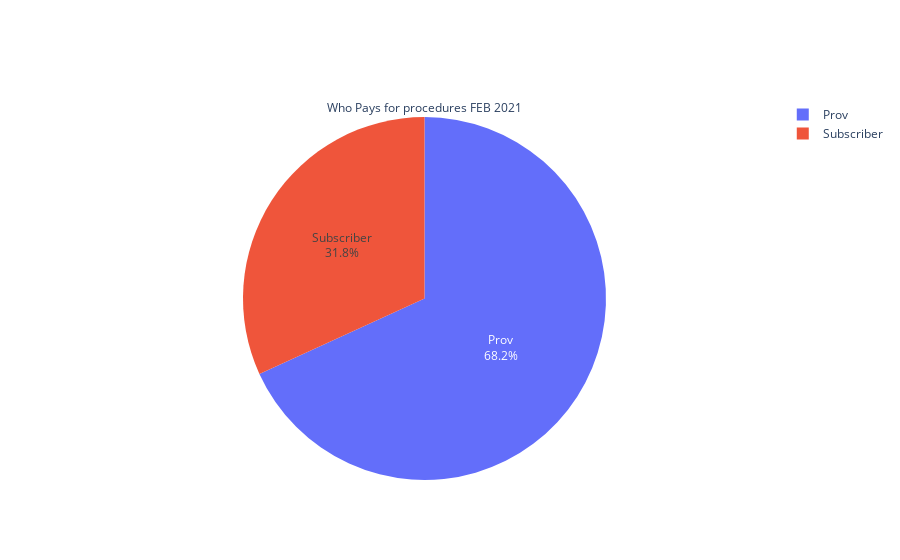

Notebook cell for this chart:
### Code cell
df = pd.read_csv("Professional_output_ex.csv")
payee = dict(df['PayeeType'].value_counts(normalize=True))
fig = go.Figure(data=[go.Pie(labels=list(payee.keys()), values=list(payee.values()))])
fig.update_traces(textposition='inside', textinfo='percent+label', title = "Who Pays for procedures FEB 2021")
fig.write_html('payee_type_plot.html')
imgplot = plt.imshow(mpimg.imread('payee_type_plot.png'))
plt.show()
fig.show()

### Figure 1 — Plotly figure (JSON) as saved in the notebook; plotly's stock layout.template omitted (floating-point values rounded to 4 significant figures)
{"data": [{"labels": ["Prov", "Subscriber"], "textinfo": "percent+label", "textposition": "inside", "title": {"text": "Who Pays for procedures FEB 2021"}, "type": "pie", "values": [0.6818, 0.3182]}], "layout": {}}
